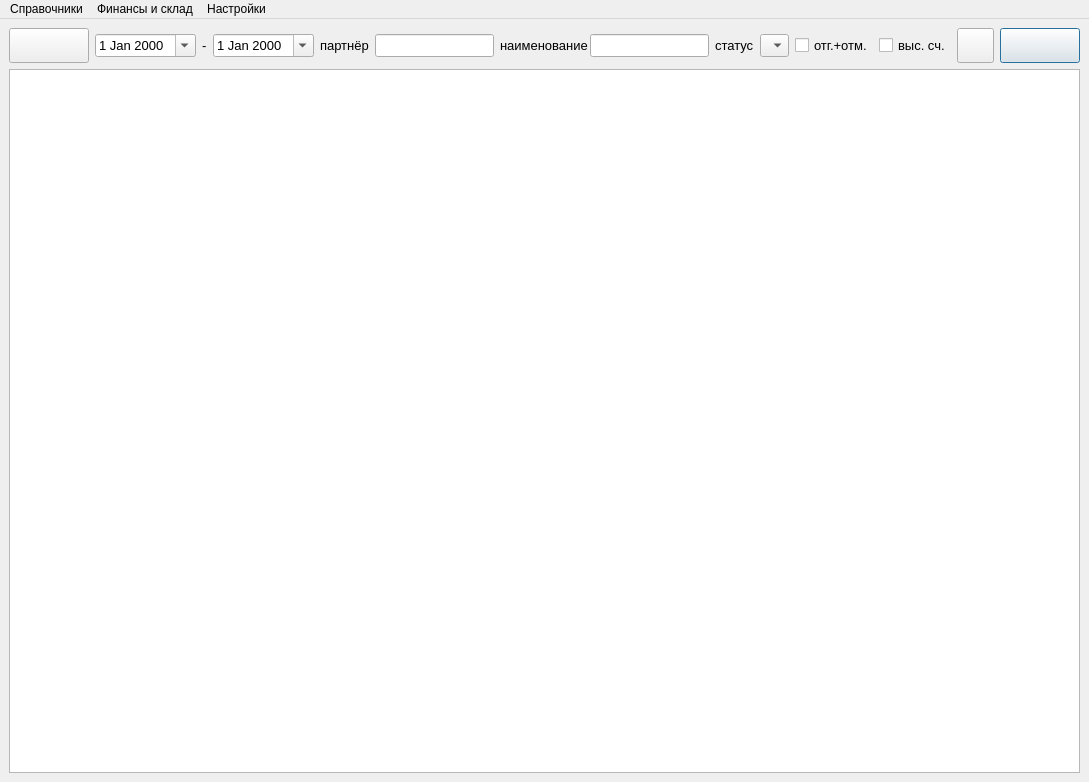
<?xml version="1.0" encoding="UTF-8"?>
<ui version="4.0">
 <class>MainWindow</class>
 <widget class="QMainWindow" name="MainWindow">
  <property name="geometry">
   <rect>
    <x>0</x>
    <y>0</y>
    <width>1089</width>
    <height>782</height>
   </rect>
  </property>
  <property name="windowTitle">
   <string>Заказы</string>
  </property>
  <property name="windowOpacity">
   <double>1.000000000000000</double>
  </property>
  <property name="layoutDirection">
   <enum>Qt::LeftToRight</enum>
  </property>
  <property name="styleSheet">
   <string notr="true"/>
  </property>
  <widget class="QWidget" name="centralwidget">
   <property name="styleSheet">
    <string notr="true">font-size: 10pt</string>
   </property>
   <layout class="QVBoxLayout" name="verticalLayout">
    <property name="spacing">
     <number>0</number>
    </property>
    <property name="leftMargin">
     <number>0</number>
    </property>
    <property name="topMargin">
     <number>0</number>
    </property>
    <property name="rightMargin">
     <number>0</number>
    </property>
    <property name="bottomMargin">
     <number>0</number>
    </property>
    <item>
     <widget class="QTabWidget" name="tabWidget">
      <property name="currentIndex">
       <number>0</number>
      </property>
      <property name="documentMode">
       <bool>true</bool>
      </property>
      <property name="tabBarAutoHide">
       <bool>true</bool>
      </property>
      <widget class="QWidget" name="tab">
       <property name="enabled">
        <bool>true</bool>
       </property>
       <attribute name="title">
        <string>заявки/продажи</string>
       </attribute>
       <layout class="QVBoxLayout" name="verticalLayout_2">
        <item>
         <layout class="QHBoxLayout" name="horizontalLayout_5">
          <item>
           <widget class="QPushButton" name="newButton">
            <property name="sizePolicy">
             <sizepolicy hsizetype="Minimum" vsizetype="Fixed">
              <horstretch>0</horstretch>
              <verstretch>0</verstretch>
             </sizepolicy>
            </property>
            <property name="minimumSize">
             <size>
              <width>80</width>
              <height>35</height>
             </size>
            </property>
            <property name="toolTip">
             <string>Новая запись</string>
            </property>
            <property name="text">
             <string/>
            </property>
           </widget>
          </item>
          <item>
           <layout class="QHBoxLayout" name="horizontalLayout_3">
            <item>
             <widget class="QDateEdit" name="beginDateEdit">
              <property name="calendarPopup">
               <bool>true</bool>
              </property>
             </widget>
            </item>
            <item>
             <widget class="QLabel" name="label">
              <property name="text">
               <string>-</string>
              </property>
             </widget>
            </item>
            <item>
             <widget class="QDateEdit" name="endDateEdit">
              <property name="calendarPopup">
               <bool>true</bool>
              </property>
             </widget>
            </item>
           </layout>
          </item>
          <item>
           <layout class="QHBoxLayout" name="horizontalLayout_2">
            <property name="spacing">
             <number>2</number>
            </property>
            <item>
             <widget class="QLabel" name="label_2">
              <property name="text">
               <string>партнёр</string>
              </property>
             </widget>
            </item>
           </layout>
          </item>
          <item>
           <widget class="QLineEdit" name="partnerEdit"/>
          </item>
          <item>
           <layout class="QHBoxLayout" name="horizontalLayout">
            <property name="spacing">
             <number>2</number>
            </property>
            <item>
             <widget class="QLabel" name="label_3">
              <property name="text">
               <string>наименование</string>
              </property>
             </widget>
            </item>
            <item>
             <widget class="QLineEdit" name="projectNameEdit"/>
            </item>
           </layout>
          </item>
          <item>
           <layout class="QHBoxLayout" name="horizontalLayout_4">
            <item>
             <widget class="QLabel" name="label_4">
              <property name="text">
               <string>статус</string>
              </property>
             </widget>
            </item>
            <item>
             <widget class="QComboBox" name="statusComboBox">
              <property name="sizePolicy">
               <sizepolicy hsizetype="MinimumExpanding" vsizetype="Fixed">
                <horstretch>0</horstretch>
                <verstretch>0</verstretch>
               </sizepolicy>
              </property>
              <property name="maxVisibleItems">
               <number>30</number>
              </property>
              <property name="sizeAdjustPolicy">
               <enum>QComboBox::AdjustToMinimumContentsLength</enum>
              </property>
             </widget>
            </item>
            <item>
             <widget class="QCheckBox" name="releasedCheckBox">
              <property name="text">
               <string>отг.+отм.</string>
              </property>
             </widget>
            </item>
           </layout>
          </item>
          <item>
           <widget class="QCheckBox" name="invoiceNeedCheckBox">
            <property name="text">
             <string>выс. сч.</string>
            </property>
           </widget>
          </item>
          <item>
           <widget class="QPushButton" name="filterClearButton">
            <property name="enabled">
             <bool>true</bool>
            </property>
            <property name="sizePolicy">
             <sizepolicy hsizetype="Minimum" vsizetype="Fixed">
              <horstretch>0</horstretch>
              <verstretch>0</verstretch>
             </sizepolicy>
            </property>
            <property name="minimumSize">
             <size>
              <width>35</width>
              <height>35</height>
             </size>
            </property>
            <property name="toolTip">
             <string>&lt;html&gt;&lt;head/&gt;&lt;body&gt;&lt;p&gt;Очистить фильтр&lt;/p&gt;&lt;/body&gt;&lt;/html&gt;</string>
            </property>
            <property name="text">
             <string/>
            </property>
           </widget>
          </item>
          <item>
           <widget class="QPushButton" name="filterButton">
            <property name="sizePolicy">
             <sizepolicy hsizetype="Minimum" vsizetype="Fixed">
              <horstretch>0</horstretch>
              <verstretch>0</verstretch>
             </sizepolicy>
            </property>
            <property name="minimumSize">
             <size>
              <width>80</width>
              <height>35</height>
             </size>
            </property>
            <property name="sizeIncrement">
             <size>
              <width>0</width>
              <height>0</height>
             </size>
            </property>
            <property name="baseSize">
             <size>
              <width>0</width>
              <height>0</height>
             </size>
            </property>
            <property name="font">
             <font>
              <pointsize>10</pointsize>
             </font>
            </property>
            <property name="toolTip">
             <string>&lt;html&gt;&lt;head/&gt;&lt;body&gt;&lt;p&gt;Обновить (F5)&lt;/p&gt;&lt;/body&gt;&lt;/html&gt;</string>
            </property>
            <property name="styleSheet">
             <string notr="true"/>
            </property>
            <property name="text">
             <string/>
            </property>
            <property name="iconSize">
             <size>
              <width>22</width>
              <height>22</height>
             </size>
            </property>
            <property name="autoExclusive">
             <bool>false</bool>
            </property>
            <property name="autoDefault">
             <bool>false</bool>
            </property>
            <property name="default">
             <bool>true</bool>
            </property>
           </widget>
          </item>
         </layout>
        </item>
        <item>
         <widget class="QTableWidget" name="projectTable">
          <property name="contextMenuPolicy">
           <enum>Qt::DefaultContextMenu</enum>
          </property>
          <property name="styleSheet">
           <string notr="true"/>
          </property>
          <property name="editTriggers">
           <set>QAbstractItemView::NoEditTriggers</set>
          </property>
          <property name="alternatingRowColors">
           <bool>true</bool>
          </property>
          <property name="selectionMode">
           <enum>QAbstractItemView::ExtendedSelection</enum>
          </property>
          <property name="selectionBehavior">
           <enum>QAbstractItemView::SelectRows</enum>
          </property>
          <property name="textElideMode">
           <enum>Qt::ElideLeft</enum>
          </property>
          <property name="showGrid">
           <bool>false</bool>
          </property>
          <property name="gridStyle">
           <enum>Qt::NoPen</enum>
          </property>
          <property name="sortingEnabled">
           <bool>true</bool>
          </property>
          <attribute name="horizontalHeaderVisible">
           <bool>true</bool>
          </attribute>
          <attribute name="horizontalHeaderCascadingSectionResizes">
           <bool>false</bool>
          </attribute>
          <attribute name="horizontalHeaderHighlightSections">
           <bool>false</bool>
          </attribute>
          <attribute name="horizontalHeaderStretchLastSection">
           <bool>false</bool>
          </attribute>
          <attribute name="verticalHeaderVisible">
           <bool>false</bool>
          </attribute>
         </widget>
        </item>
       </layout>
      </widget>
     </widget>
    </item>
   </layout>
  </widget>
  <widget class="QMenuBar" name="menubar">
   <property name="geometry">
    <rect>
     <x>0</x>
     <y>0</y>
     <width>1089</width>
     <height>25</height>
    </rect>
   </property>
   <widget class="QMenu" name="menu_2">
    <property name="title">
     <string>Настройки</string>
    </property>
    <addaction name="settings_interface"/>
   </widget>
   <widget class="QMenu" name="menu_3">
    <property name="title">
     <string>Справочники</string>
    </property>
    <addaction name="lists_clients"/>
   </widget>
   <widget class="QMenu" name="menu">
    <property name="title">
     <string>Финансы и склад</string>
    </property>
    <addaction name="pays"/>
   </widget>
   <addaction name="menu_3"/>
   <addaction name="menu"/>
   <addaction name="menu_2"/>
  </widget>
  <action name="lists_clients">
   <property name="text">
    <string>Партнёры</string>
   </property>
  </action>
  <action name="settings_interface">
   <property name="text">
    <string>Интерфейс</string>
   </property>
  </action>
  <action name="connect_connection">
   <property name="text">
    <string>Подключиться к БД</string>
   </property>
  </action>
  <action name="lists_statuses">
   <property name="text">
    <string>Статусы</string>
   </property>
  </action>
  <action name="pays">
   <property name="text">
    <string>Входящие платежи</string>
   </property>
  </action>
 </widget>
 <tabstops>
  <tabstop>projectTable</tabstop>
  <tabstop>newButton</tabstop>
  <tabstop>beginDateEdit</tabstop>
  <tabstop>endDateEdit</tabstop>
  <tabstop>partnerEdit</tabstop>
  <tabstop>projectNameEdit</tabstop>
  <tabstop>statusComboBox</tabstop>
  <tabstop>releasedCheckBox</tabstop>
  <tabstop>invoiceNeedCheckBox</tabstop>
  <tabstop>filterClearButton</tabstop>
  <tabstop>filterButton</tabstop>
  <tabstop>tabWidget</tabstop>
 </tabstops>
 <resources/>
 <connections/>
</ui>
